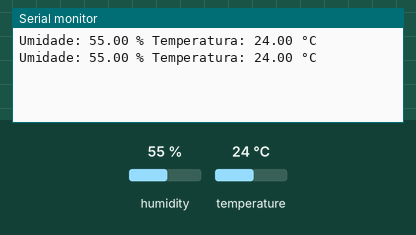
Bench run of a sketch on a simulated Arduino Uno, built with avr-gcc and run on an emulated ATmega328P. On the bench: the last lines printed to the serial monitor. Inputs (shaded band) come from the test bench; at power-on: humidity 55 %, temperature 24 °C.

Above: at 2.8 s.
2.9 s: humidity set to 22 %
At 5.3 s:
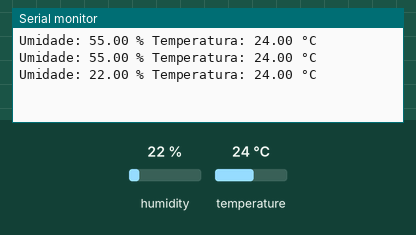
5.6 s: temperature set to 12 °C
At 6.5 s:
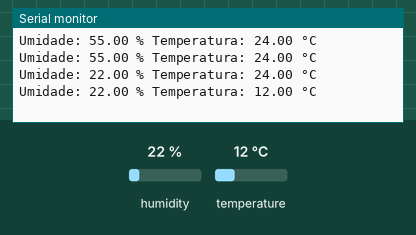
8.3 s: humidity set to 40 %
At 11.3 s:
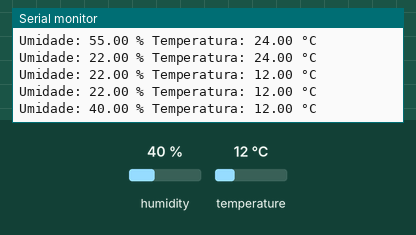
Timing chart, 0 to 12.8 s (numbered marks = the images above; inputs shaded):
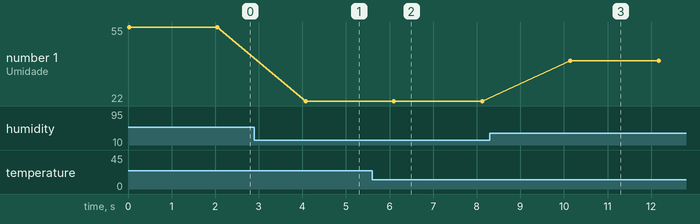

The sketch:

sensorDHT_temperatura-umidade.ino
```cpp
#include "DHT.h"
#define dht_type DHT11
int dht_pin = A1;
DHT dht_1 = DHT (dht_pin, dht_type);

void setup() {
 Serial.begin(9600);
 dht_1.begin();
}

void loop() {
 float umidade = dht_1.readHumidity();
 float temperatura = dht_1.readTemperature();
 if (isnan(temperatura)or isnan(umidade))
  {
    Serial.println("Erro ao ler o DHT");
  }

else
  {
    Serial.print ("Umidade: ");
    Serial.print(umidade);
    Serial.print (" % ");
    Serial.print("Temperatura: ");
    Serial.print(temperatura);
    Serial.println(" °C");
  }
  delay(2000);
}
```

Measured:
- after the input at 2.9 s, the serial monitor: prints a new line after 1.2 s (image 1)
- after the input at 5.6 s, the serial monitor: prints a new line after 0.50 s (image 2)
- after the input at 8.3 s, the serial monitor: prints a new line after 1.8 s (image 3)
- plotted number 1: 55 → 22 after the input at 2.9 s, 22 → 40 after the input at 8.3 s
